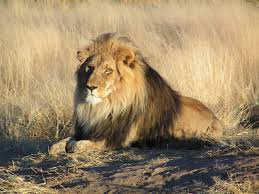
#> input picture image-processing/images/lion.jpg, 259 x 194 px, found by its file name
$ python dominant-colors.py
#> lines starting #> are read from the running program, lines starting #| are printed output that depends on the picture; long printed decimals are rounded
import cv2
import numpy as np

''' figures out the average and dominant colors of an image
meant to be used to provide a better backlighting experience '''

img = cv2.imread('images\\lion.jpg')
#> img is the input picture: shape (194, 259, 3); mean B, G, R 102.8, 135.6, 156.6
print(np.shape(img))
#| (194, 259, 3)
pixels = np.float32(img.reshape(-1, 3))

n_colors = 5
criteria = (cv2.TERM_CRITERIA_EPS + cv2.TERM_CRITERIA_MAX_ITER, 200, .1)
flags = cv2.KMEANS_RANDOM_CENTERS
_, labels, palette = cv2.kmeans(pixels, n_colors, None, criteria, 10, flags)
#> palette = [[41.16, 44.53, 48.5], [146.2, 192.6, 219.6], [64.63, 83.08, 97.33], [122.4, 166, 193.2], [91.27, 125.1, 148.3]]
_, counts = np.unique(labels, return_counts=True)
#> counts = [8264, 13850, 7047, 13607, 7478]
dominant = palette[np.argmax(counts)]
#> dominant = [146.2, 192.6, 219.6]
print('dominant:', dominant)
#| dominant: [146.155 192.551 219.622]

imgShape = np.shape(img)
#> imgShape = (194, 259, 3)
scaleFactor = 1.25
scaled = np.multiply(imgShape, (scaleFactor, scaleFactor, 1)).astype(int)
#> scaled = [242, 323, 3]
color = np.zeros((scaled[0], scaled[1], scaled[2]), np.uint8)
color[:] = (dominant[0], dominant[1], dominant[2])
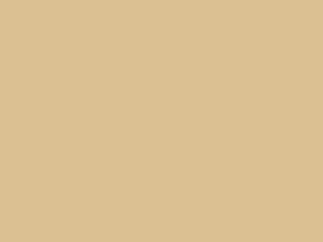
#> color: shape (242, 323, 3); mean of channels 0, 1, 2 146, 192, 219; drawn as B, G, R
# lo = np.amin(color, axis=2, keepdims=True)
# hi = np.amax(color, axis=2, keepdims=True)
# color = (lo + hi) - color #sets color to its complement
minY = int((scaled[1]-imgShape[1])/2)
#> minY = 32
maxY = int(scaled[1] - (scaled[1]-imgShape[1])/2)
#> maxY = 291
minX = int((scaled[0]-imgShape[0])/2)
#> minX = 24
maxX = int(scaled[0] - (scaled[0]-imgShape[0])/2)
#> maxX = 218
for x in range(minX, maxX):
    for y in range(minY, maxY):
        color[x, y] = img[x-minX, y-minY]
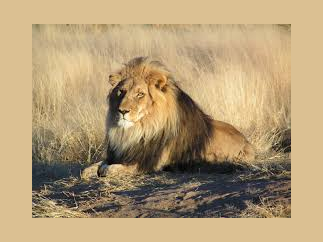
#> color: shape (242, 323, 3); mean of channels 0, 1, 2 118.3, 155.8, 178.9; drawn as B, G, R

cv2.namedWindow('result', cv2.WINDOW_NORMAL)
cv2.resizeWindow('result', int(np.shape(color)[1]), int(np.shape(color)[0]))
cv2.imshow('result', color)

cv2.waitKey(0)
